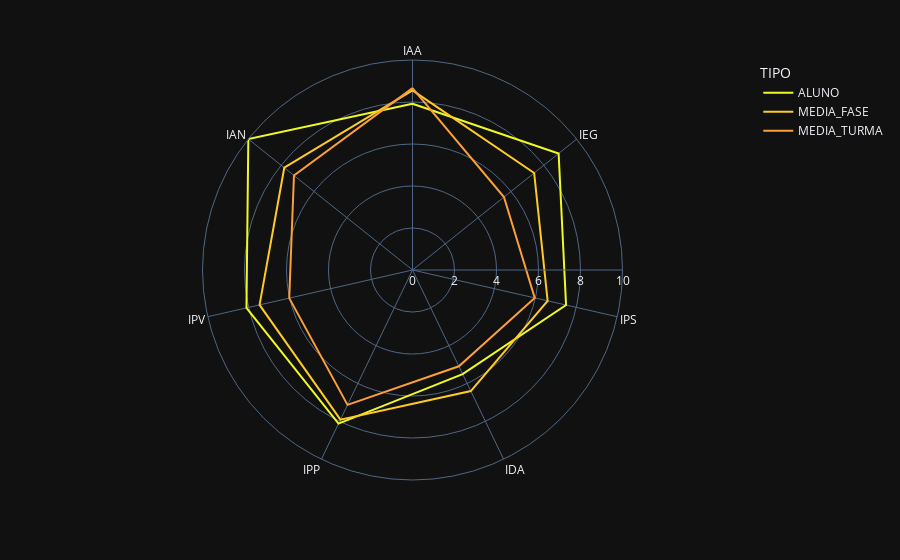

The notebook cell saved with this chart:
### Code cell
teste = split_df_por_ano(dfaluno)
teste1 = teste.get(2020)

fig = px.line_polar(teste1, r="NOTA", theta="INDICE", color="TIPO",
                    line_close=True, color_discrete_sequence=px.colors.sequential.Plasma_r,
                    template="plotly_dark")
fig.show()

### Figure 1 — Plotly figure (JSON) as saved in the notebook; plotly's stock layout.template omitted (floating-point values rounded to 4 significant figures)
{"data": [{"hovertemplate": "TIPO=ALUNO<br>NOTA=%{r}<br>INDICE=%{theta}<extra></extra>", "legendgroup": "ALUNO", "line": {"color": "#f0f921", "dash": "solid"}, "marker": {"symbol": "circle"}, "mode": "lines", "name": "ALUNO", "r": [7.92, 8.9, 7.5, 5.5, 8.12, 8.11, 10, 7.92], "showlegend": true, "subplot": "polar", "theta": ["IAA", "IEG", "IPS", "IDA", "IPP", "IPV", "IAN", "IAA"], "type": "scatterpolar"}, {"hovertemplate": "TIPO=MEDIA_FASE<br>NOTA=%{r}<br>INDICE=%{theta}<extra></extra>", "legendgroup": "MEDIA_FASE", "line": {"color": "#fdca26", "dash": "solid"}, "marker": {"symbol": "circle"}, "mode": "lines", "name": "MEDIA_FASE", "r": [8.55, 7.41, 6.6, 6.4, 7.91, 7.47, 7.81, 8.55], "showlegend": true, "subplot": "polar", "theta": ["IAA", "IEG", "IPS", "IDA", "IPP", "IPV", "IAN", "IAA"], "type": "scatterpolar"}, {"hovertemplate": "TIPO=MEDIA_TURMA<br>NOTA=%{r}<br>INDICE=%{theta}<extra></extra>", "legendgroup": "MEDIA_TURMA", "line": {"color": "#fb9f3a", "dash": "solid"}, "marker": {"symbol": "circle"}, "mode": "lines", "name": "MEDIA_TURMA", "r": [8.66, 5.57, 5.97, 5.09, 7.13, 6.02, 7.22, 8.66], "showlegend": true, "subplot": "polar", "theta": ["IAA", "IEG", "IPS", "IDA", "IPP", "IPV", "IAN", "IAA"], "type": "scatterpolar"}], "layout": {"legend": {"title": {"text": "TIPO"}, "tracegroupgap": 0}, "margin": {"t": 60}, "polar": {"angularaxis": {"direction": "clockwise", "rotation": 90}, "domain": {"x": [0, 1], "y": [0, 1]}}}}
